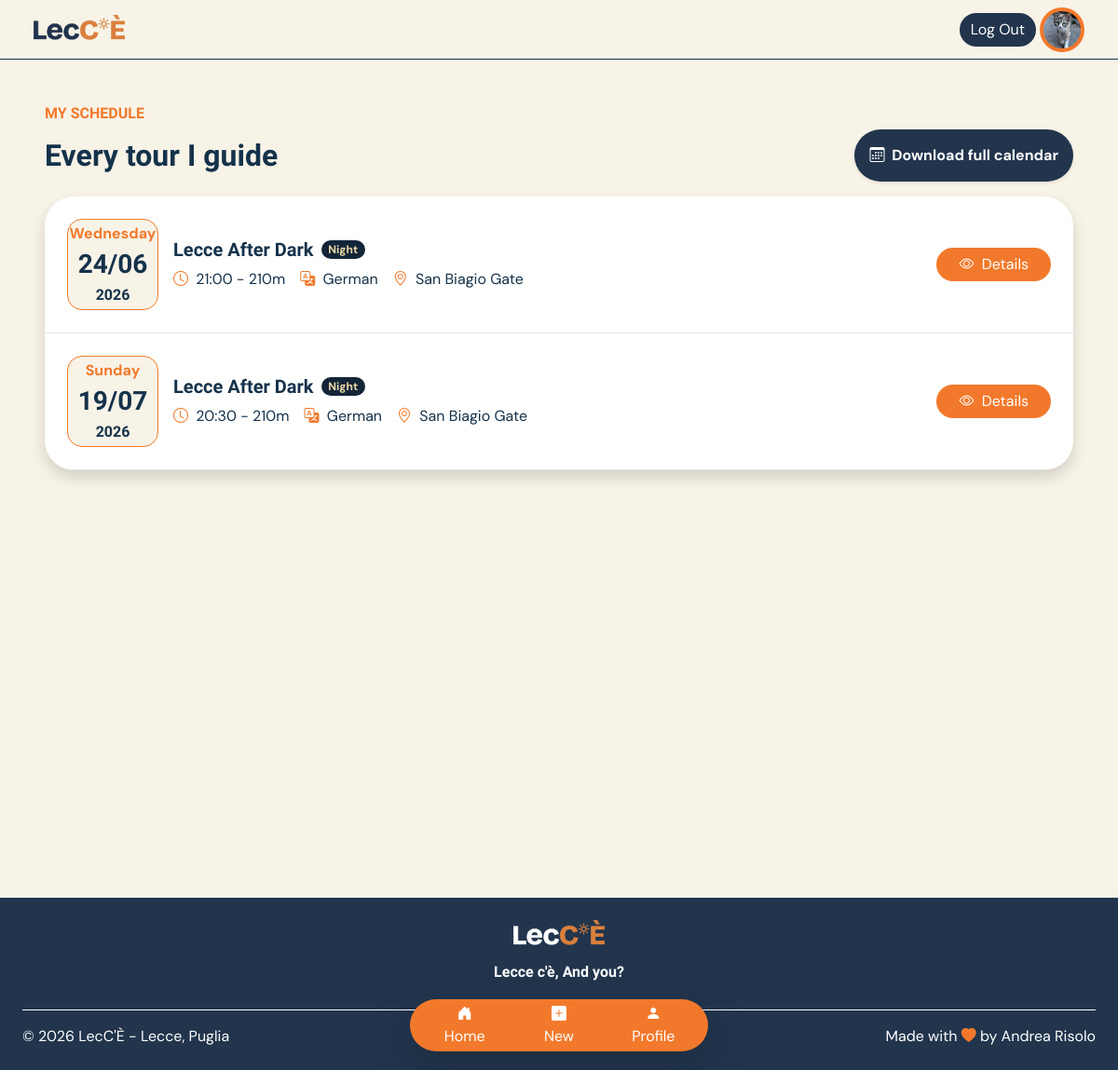
Page /schedule (signed in) on the committed database.
### tables this page shows
CREATE TABLE users (
    id TEXT PRIMARY KEY,
    role TEXT NOT NULL,

    email TEXT NOT NULL UNIQUE,
    password TEXT NOT NULL,

    first_name TEXT NOT NULL,
    last_name TEXT NOT NULL,
    profile_photo TEXT
);

CREATE TABLE "tour_occurrences" (
	"id"	TEXT,
	"tour_id"	TEXT NOT NULL,
	"date"	TEXT NOT NULL,
	"start_time"	TEXT NOT NULL,
	"state"	TEXT NOT NULL DEFAULT 'not_departed',
	PRIMARY KEY("id"),
	FOREIGN KEY("tour_id") REFERENCES "tours"("id")
);

CREATE TABLE "tours" (
	"id"	TEXT,
	"guide_id"	TEXT NOT NULL,
	"language_id"	TEXT NOT NULL,
	"title"	TEXT NOT NULL,
	"description"	TEXT NOT NULL,
	"duration"	INTEGER NOT NULL,
	"max_participants"	INTEGER NOT NULL,
	"theme_id"	INTEGER NOT NULL,
	"state"	TEXT NOT NULL DEFAULT 'active',
	PRIMARY KEY("id"),
	FOREIGN KEY("guide_id") REFERENCES "users"("id") ON DELETE CASCADE,
	FOREIGN KEY("language_id") REFERENCES "languages"("id") ON DELETE CASCADE,
	FOREIGN KEY("theme_id") REFERENCES "tour_themes"("id")
);

CREATE TABLE "tour_themes" (
	"id"	INTEGER,
	"name"	TEXT NOT NULL,
	"emoji"	TEXT NOT NULL,
	"description"	TEXT NOT NULL,
	PRIMARY KEY("id" AUTOINCREMENT)
);

CREATE TABLE "languages" (
	"id"	INTEGER,
	"name"	TEXT NOT NULL UNIQUE,
	PRIMARY KEY("id" AUTOINCREMENT)
);

CREATE TABLE "stops" (
	"id"	TEXT,
	"tour_id"	TEXT NOT NULL,
	"place_name"	TEXT NOT NULL,
	"order_number"	INTEGER NOT NULL,
	PRIMARY KEY("id"),
	FOREIGN KEY("tour_id") REFERENCES "tours"("id") ON DELETE CASCADE
);

### app.py (the view, shortened to what this page needs)
@app.route("/schedule")
@login_required
def personal_schedule():
    if current_user.role == "guide":
        occurrences = occurrencies_dao.get_not_empty_occurrences_by_guide_id(current_user.id)
        for occurrence in occurrences:
            occurrence.tour = tours_dao.get_tour_by_id(occurrence.tour_id)
            occurrence.tour.language = languages_dao.get_language_by_id(occurrence.tour.language_id)["name"]
            occurrence.tour.theme = themes_dao.get_theme_by_id(occurrence.tour.theme_id)
            occurrence.tour.stops = stops_dao.get_first_stop_by_tour(occurrence.tour)
        upcoming = occurrences
    return render_template("personal_schedule.html", upcoming=upcoming, user=current_user)

### app.py (called while the page is built)
@login_manager.user_loader
def load_user(user_id):
    db_user=users_dao.get_user_by_id(user_id)
    return db_user

### database/daos/languages.py (called while the page is built)
@connect_db
def get_language_by_id(conn, cursor, id):
    query="SELECT * FROM languages WHERE id=(?)"
    cursor.execute(query, (id,))
    language=cursor.fetchone()
    if language is None:
        return None
    return dict(language)

### database/daos/stops.py (called while the page is built)
@connect_db
def get_first_stop_by_tour(conn, cursor, tour):
    query = "SELECT place_name FROM stops WHERE tour_id=(?) ORDER BY order_number ASC LIMIT 1"
    cursor.execute(query, (tour.id,))
    stop = cursor.fetchone()
    if stop:
        return stop["place_name"]
    else:
        return None

### database/daos/themes.py (called while the page is built)
@connect_db
def get_theme_by_id(conn, cursor, id):
    query="SELECT * FROM tour_themes WHERE id=(?)"
    cursor.execute(query, (id,))
    theme=cursor.fetchone()
    if theme is None:
        return None
    theme_obj=Theme(theme["id"], theme["name"], theme["emoji"], theme["description"])
    return theme_obj

### database/daos/tours.py (called while the page is built)
@connect_db
def get_tour_by_id(conn, cursor, id):
    query="SELECT * FROM tours WHERE id=(?)"
    cursor.execute(query, (id,))
    tour=cursor.fetchone()
    if tour is None:
        return None
    tour_obj=Tour(tour["id"], tour["title"], tour["description"], tour["duration"], tour["max_participants"], tour["theme_id"], tour["language_id"], tour["guide_id"], tour["state"])
    return tour_obj

### database/daos/users.py (called while the page is built)
@connect_db
def get_user_by_id(conn, cursor, id):
    query="SELECT * FROM users WHERE id=(?)"
    cursor.execute(query, (id,))
    user=cursor.fetchone()
    if user is None:
        return None
    user_obj=User(user["id"], user["role"], user["email"], user["password"], user["first_name"], user["last_name"], user["profile_photo"])
    return user_obj

### utilities/db_connection.py (called while the page is built)
def connect_db(func):
    @wraps(func)
    def wrapper(*args, **kwargs):
        conn = sqlite3.connect(DB_PATH)
        conn.row_factory = sqlite3.Row
        cursor = conn.cursor()
        try:
            return func(conn, cursor, *args, **kwargs)
        finally:
            cursor.close()
            conn.close()
    return wrapper

### templates/personal_schedule.html (shortened to what this page needs)
{% extends "base.html" %}
{% block content %}
<main class="mx-3 mx-lg-4 my-5 min-vh-100">
    <div class="container">
        <section class="mb-5">
            <div class="mb-3">
                <h1 class="lecce-text-impact lecce-primary-color fw-bold mb-2 fs-6">
                    MY SCHEDULE
                </h1>
                <div class="d-flex flex-column flex-lg-row justify-content-lg-between align-items-start align-items-lg-center gap-3 mb-3">
                    <span class="lecce-text-impact lecce-secondary-color fw-bold mb-0 fs-2">
                        {% if current_user.role == 'guide' %}Every tour I guide{% else %}My Bookings{% endif %}
                    </span>
                    <a href="{{ url_for('my_calendar') }}"
                        class="btn lecce-btn lecce-secondary-background shadow-sm p-3 fw-bold">
                        <i class="bi bi-calendar3 me-1"></i>
                        Download full calendar
                    </a>
                </div>
            </div>
            <div class="bg-white rounded-5 shadow overflow-hidden">
                {% if upcoming|length > 0 %}
                {% for occurrence in upcoming %}
                {% include "booking_card.html" %}
                {% endfor %}
                {% else %}
                <div class="d-flex justify-content-center p-4">
                    <p class="mb-0">No upcoming occurrences found</p>
                </div>
                {% endif %}
            </div>
        </section>
    </div>
</main>
{% endblock %}

### templates/base.html (shortened to what this page needs)
<!doctype html>
<html lang="en">
<head>
    <link href="https://cdn.jsdelivr.net/npm/bootstrap@5.3.5/dist/css/bootstrap.min.css" rel="stylesheet"
>
    <link rel="stylesheet" href="https://cdn.jsdelivr.net/npm/bootstrap-icons@1.11.3/font/bootstrap-icons.min.css">
    <link rel="stylesheet" href="{{ url_for('static', filename='css/style.css') }}">
    <link rel="stylesheet" href="{{ url_for('static', filename='css/themes.css') }}">
    <link rel="stylesheet" href="https://cdn.jsdelivr.net/npm/flatpickr/dist/flatpickr.min.css">
</head>
<body class="min-vh-100 d-flex flex-column">
    <header class="lecce-header">
        <nav class="navbar mx-4">
            <div class="container-fluid d-flex align-items-center justify-content-between">
                <a class="navbar-brand d-flex align-items-center" href="{{ url_for('home') }}">
                    <img class="lecce-logo p-0 m-0"
                        src="{{ url_for('static', filename='images/utility_images/LecCE_logo_primary.png') }}"
                        alt="LecCÈ Logo">
                </a>
                {% if current_user.is_authenticated %}
                <div class="d-flex align-items-center gap-1">
                    <a class="btn lecce-btn lecce-secondary-background" href="{{ url_for('logout') }}">Log Out</a>
                    <a href="{{ url_for('my_profile') }}" class="text-decoration-none">
                        {% if current_user.profile_photo is not none %}
                        <div class="profile-initials p-1"><img src="{{ url_for('static', filename='images/profile_photos/' ~ current_user.profile_photo) }}" alt="Profile Photo" class="img-fluid rounded-circle object-fit-cover"></div>
                        {% else %}
                        <div class="profile-initials fw-bold p-2">{{ current_user.first_name[0].upper() }}{{
                            current_user.last_name[0].upper() }}</div>
                        {% endif %}
                    </a>
                </div>
                {% else %}
                <div class="d-flex align-items-center gap-1">
                    <a class="btn lecce-btn lecce-primary-background" href="{{ url_for('login') }}">Log In</a>
                    <a class="btn lecce-btn lecce-secondary-background" href="{{ url_for('register') }}">Sign Up</a>
                </div>
                {% endif %}
            </div>
        </nav>
    </header>
    <div class="container-fluid flex-grow-1">
        {%block content %}{% endblock %}
    </div>
    {% if current_user.is_authenticated %}
    <nav class="navbar shadow-lg fixed-bottom lecce-bottom-navbar lecce-primary-background container rounded-5 d-flex align-items-center px-2 py-1 text-decoration-none">
        <div class="w-100 d-flex flex-row justify-content-around align-items-center p-0 m-0">
            <a href="{{ url_for('home') }}"
                class="w-25 d-flex flex-column align-items-center justify-content-center text-decoration-none rounded-4 {% if request.endpoint == 'home' %}lecce-primary-color bg-white{% else %} text-white {% endif %}">
                <i class="bi bi-house-door-fill"></i>
                <span>Home</span>
            </a>
            {% if current_user.role == "participant" %}
            <a href="{{ url_for('tours') }}"
                class="w-25 d-flex flex-column align-items-center justify-content-center text-decoration-none rounded-4 {% if request.endpoint == 'tours' %}lecce-primary-color bg-white{% else %} text-white {% endif %}">
                <i class="bi bi-plus-square-fill"></i>
                <span>Book</span>
            </a>
            {% else %}
            <a href="{{ url_for('new_tour') }}"
                class="w-25 d-flex flex-column align-items-center justify-content-center text-decoration-none rounded-4 {% if request.endpoint == 'new_tour' %}lecce-primary-color bg-white{% else %} text-white {% endif %}">
                <i class="bi bi-plus-square-fill"></i>
                <span>New</span>
            </a>
            {% endif %}
            <a href="{{ url_for('my_profile') }}"
                class="w-25 d-flex flex-column align-items-center justify-content-center text-decoration-none rounded-4 {% if request.endpoint == 'profile' and request.view_args.get('id') == current_user.id %}lecce-primary-color bg-white{% else %} text-white {% endif %}">
                <i class="bi bi-person-fill"></i>
                <span>Profile</span>
            </a>
        </div>
    </nav>
    {% endif %}
    <footer class="lecce-secondary-background mt-1 p-4">
        <div class="d-flex flex-column align-items-center text-center">
            <img class="lecce-logo mb-2"
                src="{{ url_for('static', filename='images/utility_images/LecCE_logo_secondary.png') }}"
                alt="LecCÈ Logo">
            <p class="lecce-text-impact fw-semibold lh-lg mb-4">
                Lecce c'è, And you?
            </p>
        </div>
        <div class="d-flex flex-column flex-md-row justify-content-between gap-2 border-top border-white pt-3">
            <span class="mb-0">
                © 2026 LecC'È - Lecce, Puglia
            </span>
            <span class="mb-0">
                Made with <i class="bi bi-heart-fill lecce-primary-color"></i> by Andrea Risolo
            </span>
        </div>
    </footer>
</body>
</html>

### templates/booking_card.html (shortened to what this page needs)
<article class="d-flex flex-column flex-lg-row align-items-lg-center justify-content-between gap-3 p-4 border-bottom">
    <div class="d-flex flex-column flex-lg-row align-items-center gap-3">
        <div class="rounded-4 lecce-profile-date p-5">
            <span class="lecce-primary-color fw-bold mb-0 fs-6">{{ occurrence.date.strftime('%A') }}</span>
            <span class="lecce-text-impact lecce-secondary-color fw-bold fs-3 mb-0">{{ occurrence.date.strftime('%d/%m')
                }}</span>
            <span class="lecce-text-impact lecce-secondary-color fw-bold fs-6 mb-0">{{ occurrence.date.strftime('%Y')
                }}</span>
        </div>
        <div>
            <div class="d-flex flex-column flex-lg-row align-items-center gap-2 mb-2">
                <h3 class="h5 lecce-text-impact lecce-secondary-color fw-bold m-0">
                    <a href="{{ url_for('tour', id=occurrence.tour.id) }}"
                        class="text-decoration-none lecce-secondary-color">
                        {{ occurrence.tour.title }}
                    </a>
                </h3>
                <div
                    class="badge rounded-4 lecce-{{ occurrence.tour.theme.name.lower() }}-background lecce-{{ occurrence.tour.theme.name.lower() }}-text">
                    {{ occurrence.tour.theme.name }}</div>
            </div>
            <div class="d-flex flex-wrap justify-content-center justify-content-lg-start gap-3 fs-6 lecce-secondary-color">
                <span>
                    <i class="bi bi-clock lecce-primary-color me-1"></i>
                    {{ occurrence.start_time }} - {{ occurrence.tour.duration }}m
                </span>
                <span>
                    <i class="bi bi-translate lecce-primary-color me-1"></i>
                    {{ occurrence.tour.language }}
                </span>
                <span>
                    <i class="bi bi-geo-alt lecce-primary-color me-1"></i>
                    {{ occurrence.tour.stops }}
                </span>
            </div>
        </div>
    </div>
    <div class="d-flex justify-content-center align-items-center gap-3">
        {% if current_user.id == user.id %}
        {% if current_user.role == 'participant' %}
        <a href="{{ url_for('reservation', id=occurrence.reservation.id) }}"
            class="btn lecce-btn lecce-primary-background px-4">
            <i class="bi bi-eye me-1"></i>
            Details
        </a>
        {% else %}
        {% if current_user.role == 'guide' %}
        <a href="{{ url_for('occurrence_details', id=occurrence.id) }}" class="btn lecce-btn lecce-primary-background px-4">
            <i class="bi bi-eye me-1"></i>
            Details
        </a>
        {% endif %}
        {% endif %}
        {% endif %}
    </div>
</article>

### static/css/style.css (style rules this page uses)
body { background-color: #F8F3E7; font-family: "DM Sans", sans-serif; }
.lecce-logo { height: 2rem; }
.lecce-text-impact { font-family: "Bricolage Grotesque", sans-serif; }
.lecce-primary-color { color: #F2792B }
.lecce-secondary-color { color: #15324B; }
.lecce-header { border-bottom: 0.01rem solid #15324B; height: 4rem; }
.lecce-btn { color: white; border: none; border-radius: 1000px; }
.lecce-primary-background { background-color: #F2792B; color: white; }
.lecce-secondary-background { background-color: #22354d; color: white; }
.profile-initials { background-color: #F2792B; color: white; aspect-ratio: 1/1; border-radius: 50%; height: 3rem; width: 3rem; display: flex; align-items: center; justify-content: center; }
.lecce-profile-date { background-color: #F8F3E7; border: 0.1rem solid #F2792B; aspect-ratio: 1/1; border-radius: 0%; width: 4rem; height: 4rem; display: flex; flex-direction: column; align-items: center; justify-content: center; }
.lecce-bottom-navbar { color: white; position: fixed; bottom: 20px; width: 20em; height: 3.5em; }

### static/css/themes.css (style rules this page uses)
.lecce-night-background { background-color: #142539; }
.lecce-night-text { color: #EBD9A8; }

### rows in the picture
users: profile_photo (picture)
tour_occurrences: date "Wednesday", date "24/06", date "2026", tour "Lecce After Dark", tour.theme.name "Night", start_time "21:00", tour.duration "210", tour.language "German", tour.stops "San Biagio Gate"
tour_occurrences: date "Sunday", date "19/07", date "2026", tour "Lecce After Dark", tour.theme.name "Night", start_time "20:30", tour.duration "210", tour.language "German", tour.stops "San Biagio Gate"
